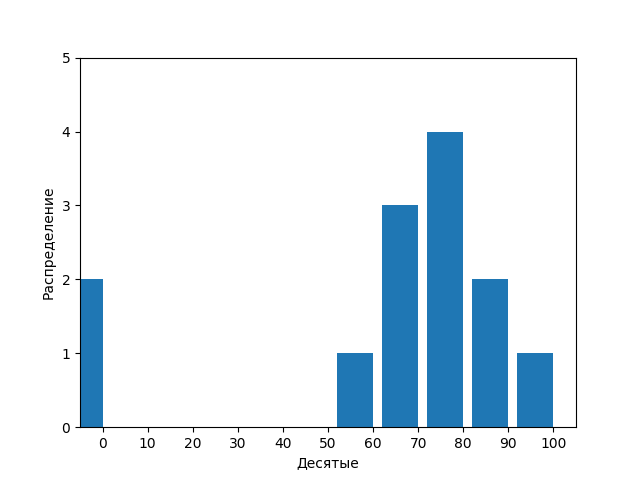

This figure's Python source:
from matplotlib import pyplot as plt
import collections

grades = [83,95,91,87,70,0,85,82,100,67,73,77,0]
decile = lambda grade: grade // 10*10
histogram = collections.Counter(decile(grade) for grade in grades)

plt.bar([x-4 for x in histogram.keys()],
        histogram.values(),
        8)

plt.axis([-5,105,0,5])
plt.xticks([10 * i for i in range(11)])
plt.xlabel("Десятые")
plt.ylabel("Распределение")
plt.show()
